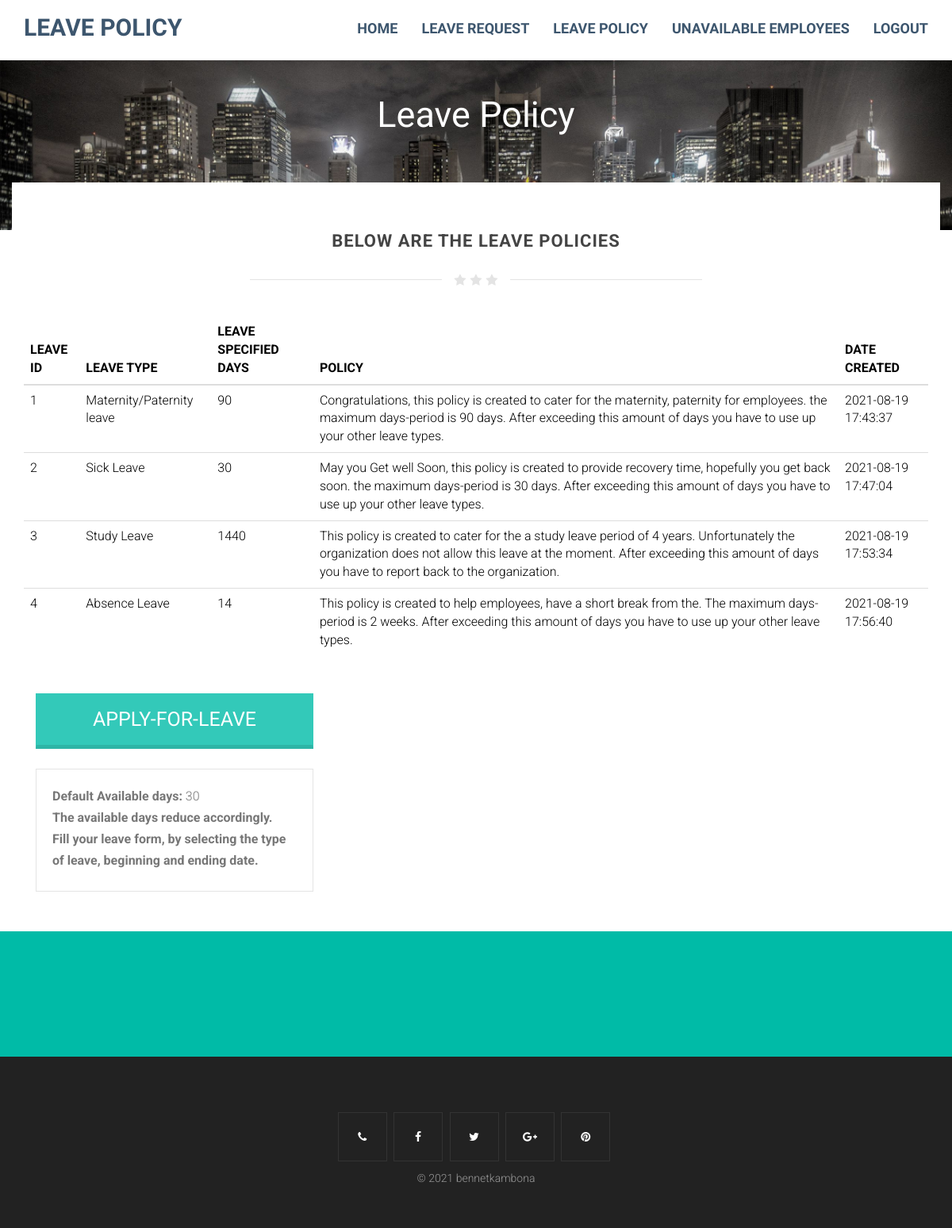
The app's page /leave_policy.php (signed in) with its own data.
### tables this page shows
CREATE TABLE IF NOT EXISTS `leave_types` (
  `id` int(10) NOT NULL AUTO_INCREMENT,
  `name` varchar(50) NOT NULL,
  `total_days` varchar(250) NOT NULL,
  `policy` varchar(255) NOT NULL,
  `date_created` datetime NOT NULL DEFAULT CURRENT_TIMESTAMP,
  PRIMARY KEY (`id`)
);

### leave_policy.php (the view, shortened to what this page needs)
<!DOCTYPE html>
<html>
<head>
<link href="css/bootstrap.min.css" rel="stylesheet">
<link href="https://maxcdn.bootstrapcdn.com/font-awesome/4.6.3/css/font-awesome.min.css" rel="stylesheet">
<link href="css/style.css" rel="stylesheet">
</head>
<body>
<header class="item header margin-top-0">
<div class="wrapper">
	<nav role="navigation" class="navbar navbar-white navbar-embossed navbar-lg navbar-fixed-top">
	<div class="container">
		<div class="navbar-header">
			<a href="index.html" class="navbar-brand brand"> Leave Policy</a>
		</div>
		<div id="navbar-collapse-02" class="collapse navbar-collapse">
			<ul class="nav navbar-nav navbar-right">
				<li class="propClone"><a href="index.php">Home</a></li>
				<li class="propClone"><a href="leave_page.php">Leave Request</a></li>
				<li class="propClone"><a href="leave_policy.php">Leave Policy</a></li>
				<li class="propClone"><a href="employee_check.php">Unavailable employees</a></li>
				<li class="propClone"><a href="logout.php" name="logout">Logout</a></li>
			</ul>
		</div>
	</div>
	</nav>
	<div class="container">
		<div class="row">
			<div class="col-md-12 text-center">
				<div class="text-pageheader">
					<div class="subtext-image" data-scrollreveal="enter bottom over 1.7s after 0.0s">
						 Leave Policy
					</div>
				</div>
			</div>
		</div>
	</div>
</div>
</header>
<section class="item content">
<div class="container toparea">
	<div class="underlined-title">
		<div class="editContent">
			<h1 class="text-center latestitems">Below are the Leave Policies</h1>
		<div class="wow-hr type_short">
			<span class="wow-hr-h">
			<i class="fa fa-star"></i>
			<i class="fa fa-star"></i>
			<i class="fa fa-star"></i>
			</span>
		</div>
	</div>
			<div class="card-box mb-30">
					<table class="data-table table stripe hover nowrap" style="color: black;">
						<thead>
							<tr>
								<th class="table-plus">LEAVE ID</th>
								<th>LEAVE TYPE</th>
								<th>LEAVE SPECIFIED DAYS</th>
								<th>POLICY</th>
								<th>DATE CREATED</th>
							</tr>
						</thead>
						<tbody>
							<tr>
								 <?php
								$mysqli = new mysqli('localhost', 'root','','employee_ls') or die(mysqli_error($mysqli));
					$result=mysqli_query($mysqli,"SELECT * FROM leave_types");
             while ($row=mysqli_fetch_array($result)) {
?>
								  <td><?php echo $row['id'];?></td>
                  <td><?php echo $row['name'];?></td>
                  <td><?php echo $row['total_days'];?></td>
                  <td><?php echo $row['policy'];?></td>
                  <td><?php echo $row['date_created'];?></td>
							</tr>
							<?php
										}?>
									</tbody></table>
		</div>
			</div>
		<div class="col-md-4">
			<a class="btn btn-buynow" href="leave_page.php">APPLY-FOR-LEAVE</a>
			<div class="properties-box">
				<ul class="unstyle">
					<li><b class="propertyname">Default Available days:</b> 30</li>
					<li><b class="propertyname">The available days reduce accordingly.</b> </li>
					<li><b class="propertyname">Fill your leave form, by selecting the type of leave, beginning and ending date.</b> </li>
				</ul>
			</div>
		</div>
	</div>
<section class="content-block" style="background-color:#00bba7;">
<div class="container text-center">
	<div class="row">
		<div class="col-sm-10 col-sm-offset-1">
		</div>
	</div>
</div>
</section>
<div class="footer text-center">
	<div class="container">
		<div class="row">
			<ul class="social-iconsfooter">
				<li><a href="#"><i class="fa fa-phone"></i></a></li>
				<li><a href="#"><i class="fa fa-facebook"></i></a></li>
				<li><a href="#"><i class="fa fa-twitter"></i></a></li>
				<li><a href="#"><i class="fa fa-google-plus"></i></a></li>
				<li><a href="#"><i class="fa fa-pinterest"></i></a></li>
			</ul>
			<p>
				 &copy; 2021 bennetkambona<br/>
			</p>
		</div>
	</div>
</div>
</body>
</html>

### css/style.css (style rules this page uses)
body { font-family:Roboto; font-weight:300; font-size:16px; color:#777; line-height:1.7; }
h1,h2,h3,h4,h5,h6 { font-family:Roboto; font-weight:700; }
.unstyle ul li,.unstyle ol li,ul.unstyle li,ol.unstyle li { list-style:none; line-height:inherit; }
.content-block { padding:50px 0; margin-top:50px; }
.navbar-lg { min-height:76px; }
.navbar-lg .navbar-brand { line-height:1; padding-top:20px; padding-bottom:26px; font-size:30px; }
header .navbar-white a { color:#3D566E; font-weight:700; }
.item.content,.item.portfolio,.item.team,.item.pricing,.item.contact { padding-top:40px; padding-bottom:0px; }
header .navbar-white { background:#fff; box-shadow:0px 3px 2px 0px rgba(50,50,50,0.1); }
.item.header { background-image:url(../images/homeimg.jpg); background-repeat:no-repeat; background-position:0% top; background-size:cover; background-attachment:scroll; background-color:rgba(0,0,0,0); }
.navbar-nav,.navbar>.container .navbar-brand { font-family:Dosis; text-transform:uppercase; }
.text-pageheader { text-align:center; color:#fff; z-index:2; position:relative; font-size:45px; line-height:90px; text-transform:uppercase; padding-top:100px; padding-bottom:100px; font-weight:700; font-family:Dosis; }
.subtext-image { text-transform:none; font-weight:100 !Important; }
.toparea { background:#fff; margin-top:-100px; padding-top:30px; }
h1.latestitems { font-size:22px; line-height:28px; color:#444; text-transform:uppercase; letter-spacing:1px; margin-top:0; }
.wow-hr { position:relative; font-size:0; text-align:center; height:24px; margin:auto; margin-top:2%; margin-bottom:3%; width:50%; padding:2px 0; overflow:hidden; clear:both; }
.wow-hr-h:before { left:-13px; margin-left:-50%; background:#f7f7f7; }
.wow-hr-h:after { left:13px; margin-right:-50%; }
.wow-hr-h:before,.wow-hr-h:after { display:inline-block; content:""; height:1px; width:50%; margin-top:9px; vertical-align:top; position:relative; background-color:#e4e4e4; }
.wow-hr-h i { font-size:16px; line-height:20px; height:20px; width:20px; vertical-align:top; text-align:center; color:#e4e4e4; }
.properties-box { padding:20px 20px 15px 20px; border:1px solid #e4e4e4; margin-top:25px; clear:both; float:none; line-height:1.7; }
.btn-buynow { font-size:25px; padding:14px 25px; text-decoration:none; color:#fff; text-align:center; font-weight:400; border-bottom:5px solid rgba(0,0,0,0.1); text-transform:uppercase; border-radius:0; display:block; background:#33c9b9; }
.footer ul.social-iconsfooter li { display:inline-block; float:none; position:relative; background:transparent; margin-right:5px; border:1px solid #333; }
.footer ul.social-iconsfooter li a { color:#fff; width:60px; height:60px; line-height:60px; display:inline-block; }
.footer { background:#222; color:#999; font-size:14px; padding:60px 0 40px 0; margin-top:0px; }
ul,ol { -moz-padding-start:0px; -webkit-padding-start:0px; -khtml-padding-start:0px; -o-padding-start:0px; padding-start:0px; padding-left:0px; }
.footer a { color:#00bba7; }
@media (min-width:768px) { .navbar-lg .navbar-nav>li>a { padding-top:26px; padding-bottom:26px; font-size:18px; } }

### records on screen
leave_types: id "1", name "Maternity/Paternity leave", total_days "90", policy "Congratulations, this policy is created to cater for the maternity, paternity for employees. the maximum days-period is 90 days. After exceeding this amount of days you have to use up your other leave types.", date_created "2021-08-19 17:43:37"
leave_types: id "2", name "Sick Leave", total_days "30", policy "May you Get well Soon, this policy is created to provide recovery time, hopefully you get back soon. the maximum days-period is 30 days. After exceeding this amount of days you have to use up your other leave types.", date_created "2021-08-19 17:47:04"
leave_types: id "3", name "Study Leave", total_days "1440", policy "This policy is created to cater for the a study leave period of 4 years. Unfortunately the organization does not allow this leave at the moment. After exceeding this amount of days you have to report back to the organization.", date_created "2021-08-19 17:53:34"
leave_types: id "4", name "Absence Leave", total_days "14", policy "This policy is created to help employees, have a short break from the. The maximum days-period is 2 weeks. After exceeding this amount of days you have to use up your other leave types.", date_created "2021-08-19 17:56:40"
